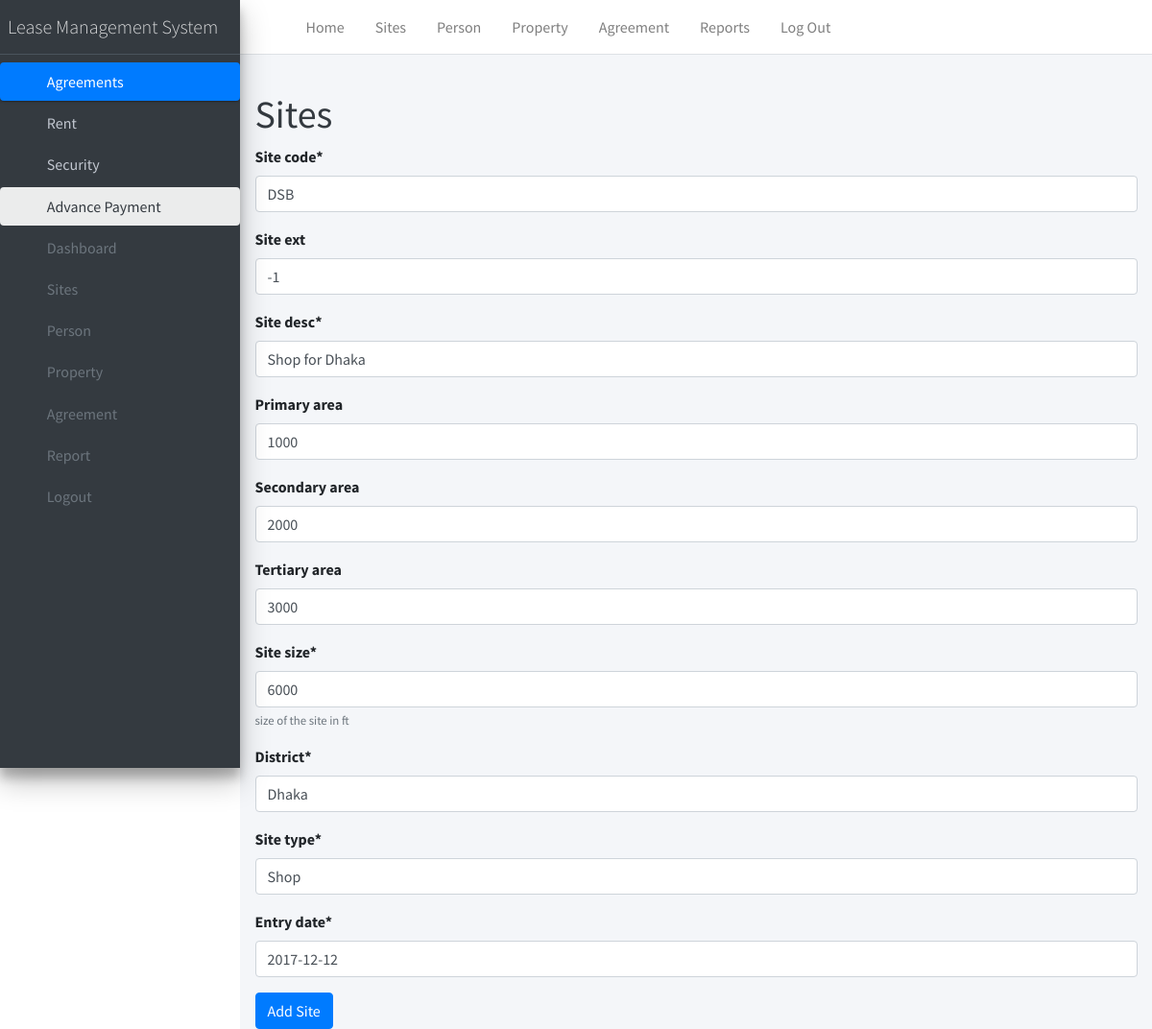
Screenshot of /sites_edit_view/1/ with the database file from the repository.
### agreement/models.py (models this page shows, shortened)
class Site(models.Model):
    site_code= models.CharField(max_length=30)
    site_ext= models.CharField(max_length=20,blank=True)
    primary_area=models.IntegerField(max_length=20,blank=True)
    secondary_area=models.IntegerField(max_length=20,blank=True)
    tertiary_area=models.IntegerField(max_length=20,blank=True)
    site_desc = models.CharField(max_length=450)
    site_size = models.IntegerField(max_length=100,help_text='size of the site in ft', null=True)
    district = models.CharField(max_length=20)
    site_type=models.CharField(max_length=20)
    last_modified_by=models.CharField(max_length=20,blank=True)
    entry_date = models.DateField(null=True)

### rentmanagement/views.py (the view)
# urls.py: url(r'^sites_edit_view/?(?P<id>[^/]+)/$', sites_edit_view, name="sites_edit_view"),
def sites_edit_view(request,id):
    obj=get_object_or_404(Site,id=id)
    form = SiteForm(request.POST or None,instance=obj)
    if form.is_valid():
        form.save()
        return redirect(sites_view)
    else:
        messages.success(request,"Please try again")
    return render(request, 'agreement/sites.html', {'form': form})

### agreement/forms.py
class SiteForm(forms.ModelForm):
    class Meta:
        model = Site
        fields = ['site_code', 'site_ext','site_desc','primary_area','secondary_area','tertiary_area','site_size','district','site_type','entry_date']

### templates/agreement/sites.html (shortened to what this page needs)
{% extends 'agreement/base.html' %}
{% load crispy_forms_tags %}
{% block content %}
<div class="row mb-2">
  <div class="col-sm-6">
    <h1 class="m-0 text-dark">Sites</h1>
  </div>
</div>
<form method="POST">
  {{ form|crispy }}
  <button type="submit" value='save' class="btn btn-primary">Add Site</button>
</form>
{% endblock %}

### rows the page displays
Site: site_code "DSB", site_ext "-1", site_desc "Shop for Dhaka", primary_area "1000", secondary_area "2000", tertiary_area "3000", site_size "6000", district "Dhaka", site_type "Shop", entry_date "2017-12-12"
